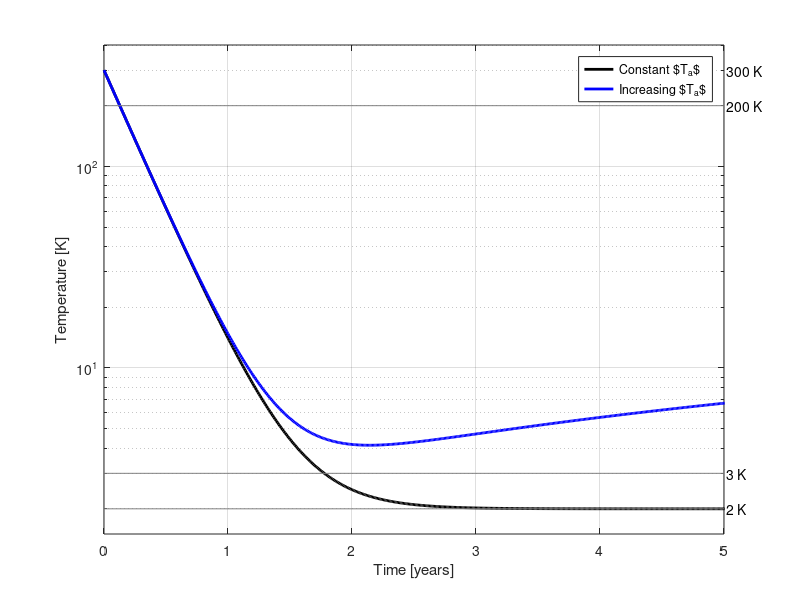

Write the MATLAB code that produced this figure. (Note: this script raises an error after producing the figure.)
clear;
Dt = 0.01; % (units of year)
k  = 24*60*60*365.2425/1e7; % units of K/year
Ta = 2;

MAXI = 1e5;
T1(1) = 300;
t1(1) = 0;
done = 0;
i = 1;

while done == 0
    t1(i+1) = t1(i) + Dt;
	T1(i+1) = T1(i) + Dt*k*(Ta-T1(i));
	if (T1(i+1) <= 200 && T1(i) > 200)
		% Display temperature if 200 K crossed
		fprintf('t1 = %.2f; T1 = %.2f\n',t1(i),T1(i));
        fprintf('t1 = %.2f; T1 = %.2f\n\n',t1(i+1),T1(i+1));
        t1_200 = (t1(i+1)+t1(i))/2;
	end
	if (T1(i+1) <= 3 && T1(i) > 3)
		fprintf('t1 = %.2f; T1 = %.2f\n',t1(i),T1(i));
        fprintf('t1 = %.2f; T1 = %.2f\n\n',t1(i+1),T1(i+1));
        t1_3 = (t1(i+1)+t1(i))/2;
	end
	if (T1(i+1) <= 2 && T1(i) > 2)
		fprintf('t1 = %.2f; T1 = %.2f\n',t1(i),T1(i));
        fprintf('t1 = %.2f; T1 = %.2f\n',t1(i+1),T1(i+1));
		done = 1;
    end
    if (i > MAXI-10)
		fprintf('t1 = %.2f; T1 = %.16f\n',t1(i+1),T1(i+1));
    end
    if (i > MAXI)
		fprintf('t1 = %.2f; T1 = %.16f\n',t1(i+1),T1(i+1));
        break
    end
    i = i+1;
end

fprintf('------\n')
done = 0;
i = 1;
T2(1) = 300;
t2(1) = 0;
while done == 0
    Ta = 2 + t2(i);
    t2(i+1) = t2(i) + Dt;
	T2(i+1) = T2(i) + Dt*k*(Ta-T2(i));
    if (T2(i+1) <= 200 && T2(i) > 200)
		fprintf('t2 = %.2f; Ta = %.2f; T2 = %.2f\n',t2(i+1),Ta,T2(i+1));
        fprintf('t2 = %.2f; Ta = %.2f; T2 = %.2f\n',t2(i+1),Ta,T2(i+1));
        t2_200 = (t2(i+1)+t2(i))/2;
    end
	if (T2(i+1) <= 3 && T2(i) > 3)
		fprintf('t2 = %.2f; Ta = %2.f; T2 = %.2f\n',t2(i+1),Ta,T2(i+1));
        fprintf('t2 = %.2f; Ta = %.2f; T2 = %.2f\n',t2(i+1),Ta,T2(i+1));
	end
	if (T2(i+1) <= 2 && T2(i) > 2)
		fprintf('t2 = %.2f; T2 = %.2f\n',t2(i+1),T2(i+1));
    end
    if (i > MAXI)
		fprintf('t2 = %.2f; Ta = %.2f; T2 = %.2f\n',t2(i+1),Ta,T2(i+1));
        break
    end    
    i = i+1;
end

fprintf('Constant ambient temperature using Forward Euler\n');
fprintf('--\n');
fprintf('Time to cool to 200 K: %.1f years\n',t1_200);
fprintf('Time to cool to 3 K:   %.1f years\n',t1_3);
fprintf('Time to cool to 2 K: > %.1f years\n',t1(end));

fprintf('Constant ambient temperature using Forward Euler\n');
fprintf('--\n');
fprintf('Time to cool to 200 K: %.1f years\n',t2_200);
fprintf('Time to cool to 3 K:   Never (see plot)\n');
fprintf('Time to cool to 2 K:   Never (see plot)\n');

maxx = 5;
figure(1);clf;
	semilogy(t1,T1,'k','LineWidth',2);
    hold on;grid on;
	semilogy(t2,T2,'b','LineWidth',2)
    plot([0,maxx],[200,200],'Color',[0.5,0.5,0.5]);
    plot([0,maxx],[3,3],'Color',[0.5,0.5,0.5]);
    plot([0,maxx],[2,2],'Color',[0.5,0.5,0.5]);
    text(maxx,300,' 300 K')
    text(maxx,200,' 200 K')
    text(maxx,3,' 3 K')
    text(maxx,2,' 2 K')
    set(gca,'XLim',[0, maxx]);
    set(gca,'YLim',[1.5, 400]);
    xlabel('Time [years]')
	ylabel('Temperature [K]')
	legend('Constant $T_a$','Increasing $T_a$','Location','Best')
    saveplots('NewtonsLawOfCooling');